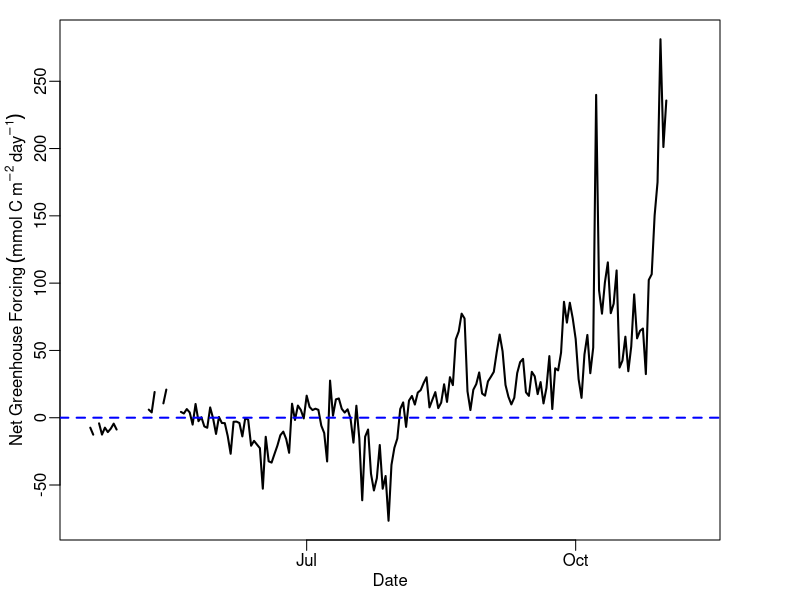
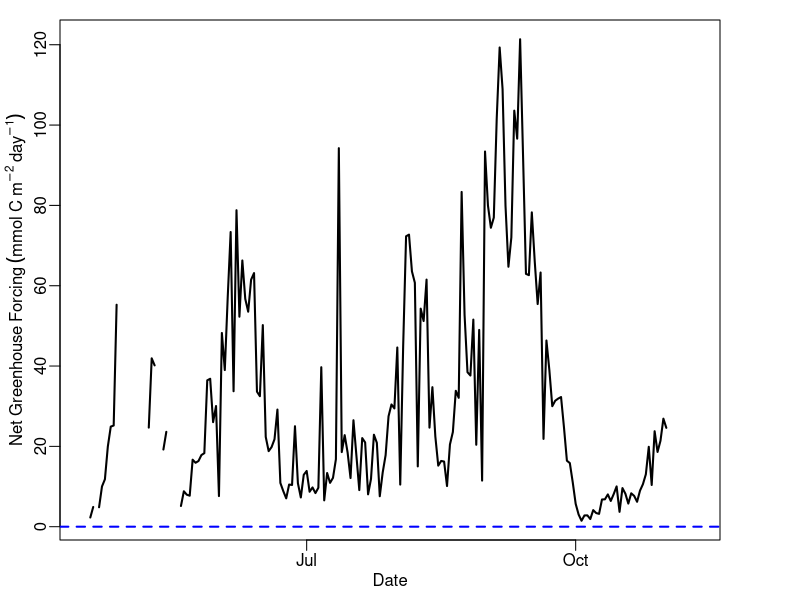
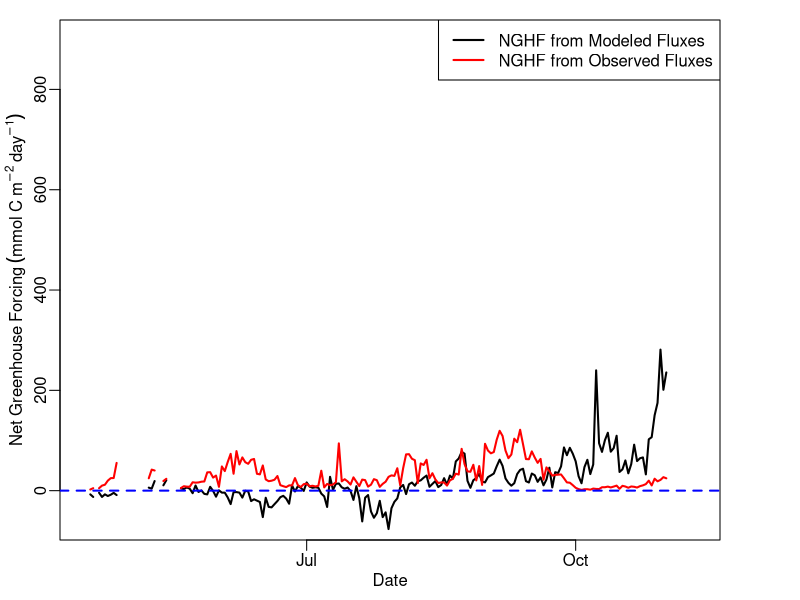
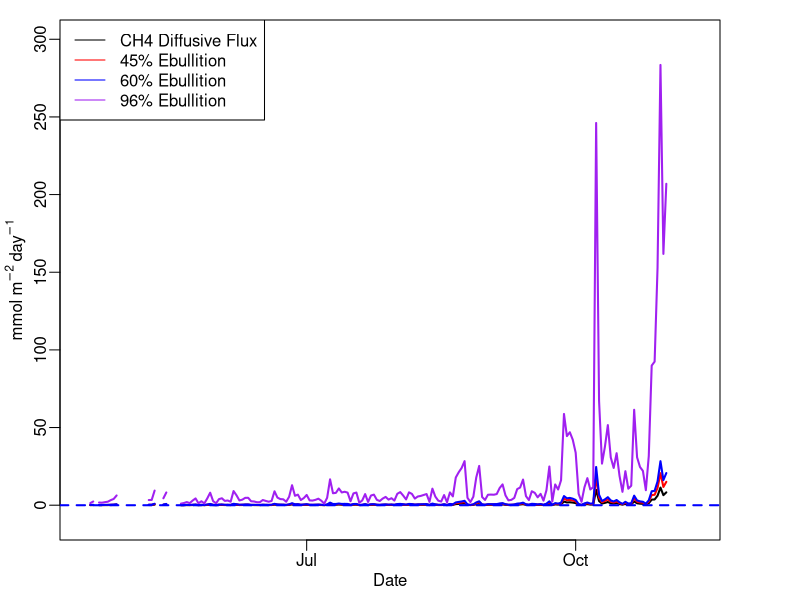
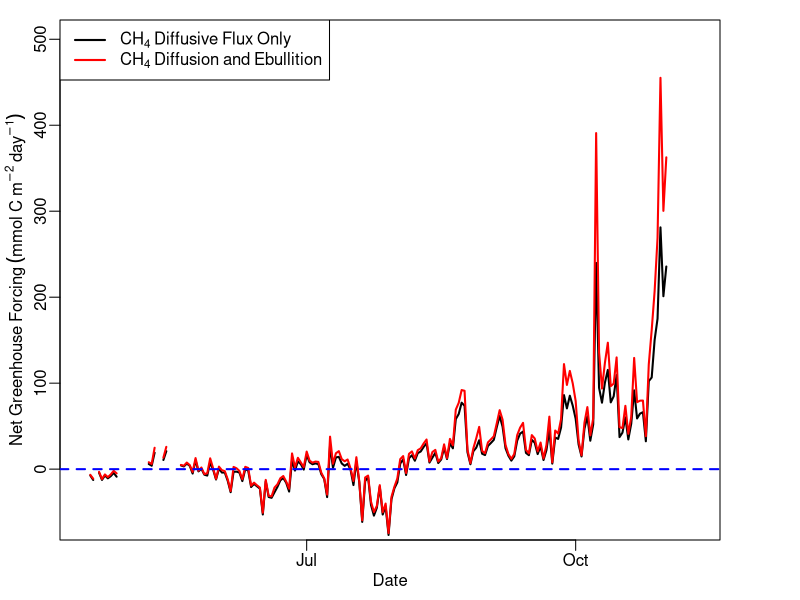
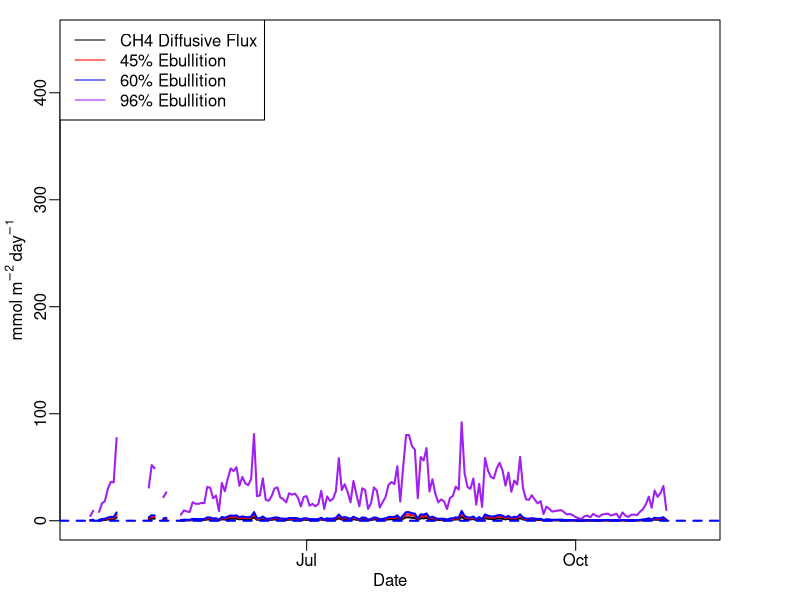
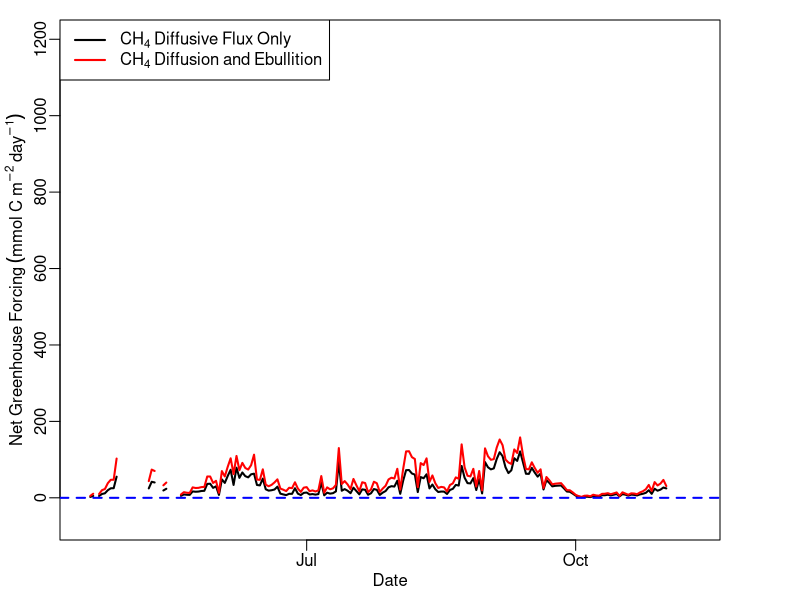

Reproduce these figures in R, in order.
#Net GH Forcing Calculation and Figure
#2 March 2017
#JAH

#run Gas Flux script first
#assemble data frame: datetime, co2 flux, ch4 flux
#using gas flux from Read method
setwd("~/Dropbox/GitHub Repos/GLM-Mendota/Data/")
net.forcing<-read.csv('flux.data.csv')
datetime = as.Date(net.forcing$datetime)

########################################################################
######################NGHF USING MODELED FLUXES#########################
#convert gas fluxes to mmol of C m-2 day-1
mod.co2.flux.mmolC <- net.forcing$co2.flux.read.mod * (12/44)
mod.ch4.flux.mmolC <- net.forcing$ch4.flux.read.mod * (12/16)

net.forcing <- cbind(net.forcing, mod.co2.flux.mmolC, mod.ch4.flux.mmolC)

#calculate Net GH Forcing
mod.netGHG <- (25*net.forcing$mod.ch4.flux.mmolC) + net.forcing$mod.co2.flux.mmolC

xlab = expression(Date)
ylab = expression(Net~Greenhouse~Forcing~(mmol~C~m^-2~day^-1))
quartz()
par(mar=c(3,3,1,4),mgp=c(1.5,0.5,0),tck=-0.02)
plot(datetime,mod.netGHG,type = 'l',lwd=2,ylab=ylab, xlab = xlab)
abline(0,0,lty=2, col='blue',lwd=2)

########################################################################
######################NGHF USING OBSERVED FLUXES########################
#convert gas fluxes to mmol of C m-2 day-1
obs.co2.flux.mmolC <- net.forcing$co2.flux.read.obs * (12/44)
obs.ch4.flux.mmolC <- net.forcing$ch4.flux.read.obs * (12/16)

net.forcing <- cbind(net.forcing, obs.co2.flux.mmolC, obs.ch4.flux.mmolC)

#calculate Net GH Forcing
obs.netGHG <- (25*net.forcing$obs.ch4.flux.mmolC) + net.forcing$obs.co2.flux.mmolC

xlab = expression(Date)
ylab = expression(Net~Greenhouse~Forcing~(mmol~C~m^-2~day^-1))
quartz()
par(mar=c(3,3,1,4),mgp=c(1.5,0.5,0),tck=-0.02)
plot(datetime,obs.netGHG,type = 'l',lwd=2,ylab=ylab, xlab = xlab)
abline(0,0,lty=2, col='blue',lwd=2)

net.forcing<-cbind(net.forcing, mod.netGHG, obs.netGHG)
write.csv(net.forcing, file = 'netGHGforcing.csv',row.names = FALSE)

########################################################################
#############NGHF USING OBSERVED FLUXES (CO2 FROM DO)###################



########################################################################
######################BOTH NGHF, ONE PLOT###############################
xlab = expression(Date)
ylab = expression(Net~Greenhouse~Forcing~(mmol~C~m^-2~day^-1))
quartz()
par(mar=c(3,3,1,4),mgp=c(1.5,0.5,0),tck=-0.02)
plot(datetime,mod.netGHG,type = 'l', lwd = 2,ylab = ylab, xlab = xlab,ylim=c(-60,900))
lines(datetime, obs.netGHG,type = 'l', lwd = 2, col='red')
abline(0,0,col='blue',lty=2,lwd=2)
legend('topright',c("NGHF from Modeled Fluxes",'NGHF from Observed Fluxes'),lwd=c(2,2),col=c('black','red'))






########################################################################
##############################INCLUDE EBULLITION########################
#from MODELED gas fluxes
#Bastviken et al. 2004: 45% ebullition based on lake size
#Bastviken et al. 2004: 60% ebullition, generally
#Casper et al. 2000: 96% ebullition, based on tropic state

mod.bastviken.total.ch4.flux <- net.forcing$ch4.flux.read.mod * (100/55)
mod.bastviken.high.total.ch4.flux <- net.forcing$ch4.flux.read.mod * (100/40)
mod.casper.total.ch4.flux <- net.forcing$ch4.flux.read.mod * (100/4)

quartz()
par(mar=c(3,3,1,4),mgp=c(1.5,0.5,0),tck=-0.02)
plot(datetime, net.forcing$ch4.flux.read.mod, type = 'l',ylim = c(-10,300),xlab = 'Date', ylab = expression(mmol~m^-2~day^-1),lwd=2)
lines(datetime, mod.bastviken.total.ch4.flux, type = 'l', col='red',lwd=2)
lines(datetime, mod.bastviken.high.total.ch4.flux, type = 'l', col = 'blue',lwd=2)
lines(datetime, mod.casper.total.ch4.flux, type = 'l', col = 'purple',lwd=2)
legend('topleft',c('CH4 Diffusive Flux','45% Ebullition','60% Ebullition','96% Ebullition'),lty = c(1,1,1,1), col = c('black','red','blue','purple'))
abline(0,0,lty=2,lwd=2,col='blue')

#####convert to mmol C m^-2 day^-1####
mod.inc.ch4.flux.mmolC <- mod.bastviken.total.ch4.flux * (12/16)

mod.inc.netGHG <- (25*mod.inc.ch4.flux.mmolC) + net.forcing$mod.co2.flux.mmolC


quartz()
par(mar=c(3,3,1,4),mgp=c(1.5,0.5,0),tck=-0.02)
plot(datetime,mod.netGHG,type = 'l',lwd=2,ylab=ylab, xlab = xlab,ylim=c(-60,500))
lines(datetime,mod.inc.netGHG,type = 'l',lwd=2,ylab=ylab, xlab = xlab, col = 'red')
abline(0,0,lty=2, col='blue',lwd=2)
legend('topleft',c(expression(CH[4]~Diffusive~Flux~Only),expression(CH[4]~Diffusion~and~Ebullition)),lty=c(1,1),lwd=c(2,2), col=c('black','red'))



#from OBSERVED gas fluxes
obs.bastviken.total.ch4.flux <- net.forcing$ch4.flux.read.obs * (100/55)
obs.bastviken.high.total.ch4.flux <- net.forcing$ch4.flux.read.obs * (100/40)
obs.casper.total.ch4.flux <- net.forcing$ch4.flux.read.obs * (100/4)

quartz()
par(mar=c(3,3,1,4),mgp=c(1.5,0.5,0),tck=-0.02)
plot(datetime, net.forcing$ch4.flux.read.obs, type = 'l',ylim = c(0, 450),xlab = 'Date', ylab = expression(mmol~m^-2~day^-1),lwd=2)
lines(datetime, obs.bastviken.total.ch4.flux, type = 'l', col='red',lwd=2)
lines(datetime, obs.bastviken.high.total.ch4.flux, type = 'l', col = 'blue',lwd=2)
lines(datetime, obs.casper.total.ch4.flux, type = 'l', col = 'purple',lwd=2)
legend('topleft',c('CH4 Diffusive Flux','45% Ebullition','60% Ebullition','96% Ebullition'),lty = c(1,1,1,1), col = c('black','red','blue','purple'))
abline(0,0,lty=2,lwd=2,col='blue')


#####convert to mmol C m^-2 day^-1####
obs.inc.ch4.flux.mmolC <- obs.bastviken.total.ch4.flux * (12/16)

obs.inc.netGHG <- (25*obs.inc.ch4.flux.mmolC) + net.forcing$obs.co2.flux.mmolC


quartz()
par(mar=c(3,3,1,4),mgp=c(1.5,0.5,0),tck=-0.02)
plot(datetime,obs.netGHG,type = 'l',lwd=2,ylab=ylab, xlab = xlab,ylim=c(-60,1200))
lines(datetime,obs.inc.netGHG,type = 'l',lwd=2,ylab=ylab, xlab = xlab, col = 'red')
abline(0,0,lty=2, col='blue',lwd=2)
legend('topleft',c(expression(CH[4]~Diffusive~Flux~Only),expression(CH[4]~Diffusion~and~Ebullition)),lty=c(1,1),lwd=c(2,2), col=c('black','red'))
